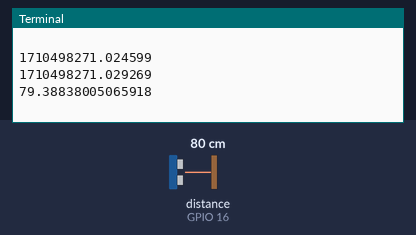
The program below on a simulated Raspberry Pi (BCM pin numbers). On the bench: the last lines printed to the terminal. Inputs (shaded band) come from the test bench; at power-on: distance to the obstacle (sensor on GPIO 16) 80 cm. The echo pulse lasts 58.3 µs per cm; the clock reads 2024-03-15 10:24:30 at power-on unless the program sets it.

Above: at 1.2 s.
1.3 s: distance to the obstacle (sensor on GPIO 16) set to 2 cm
At 1.47 s:
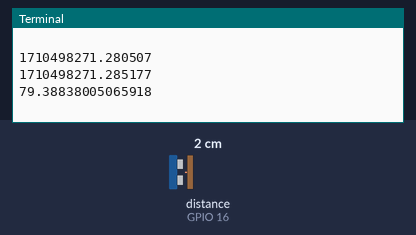
2.8 s: distance to the obstacle (sensor on GPIO 16) set to 4 cm
At 2.97 s:
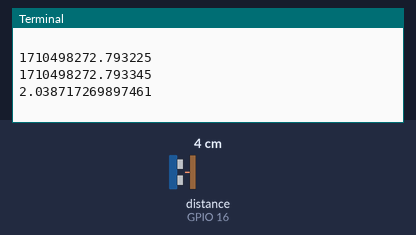
Timing chart, 0 to 5.8 s (numbered marks = the images above; inputs shaded):
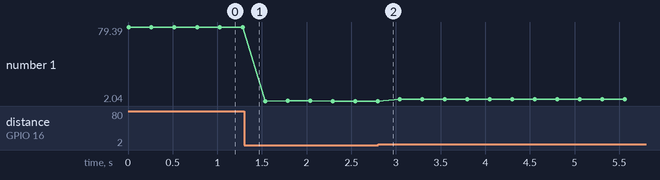

Measured:
- plotted number 1: 79.39 → 2.04 after the input at 1.3 s

The program:

sound.py
```python
import time
import datetime
import RPi.GPIO as GPIO
GPIO.setmode(GPIO.BCM)
GPIO.setwarnings(False)
GPIO.setup(15,GPIO.OUT)
GPIO.setup(16,GPIO.IN)


def reading(sensor):
    pingtime = 0
    echotime = 0
    if sensor == 0:
        GPIO.output(15,GPIO.LOW)
        GPIO.output(15,GPIO.HIGH)
        pingtime=time.time()
        time.sleep(0.00001)
        GPIO.output(15,GPIO.LOW)
        while GPIO.input(16)==0:
            pingtime = time.time()
        while GPIO.input(16)==1:
            echotime=time.time()
        if (echotime is not None) and (pingtime is not None):
            elapsedtime = echotime - pingtime
            distance = elapsedtime * 17000
        else:
            distance = 0
        print(pingtime)
        print(echotime)
        return distance

while True:
    range = reading(0)
    print(range)
    print()
    time.sleep(0.25)
```
